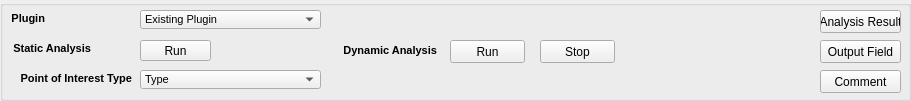
    <widget class="QGroupBox" name="top_groupbox">
     <property name="geometry">
      <rect>
       <x>10</x>
       <y>10</y>
       <width>911</width>
       <height>101</height>
      </rect>
     </property>
     <property name="title">
      <string/>
     </property>
     <widget class="QLabel" name="plugin_label">
      <property name="geometry">
       <rect>
        <x>10</x>
        <y>10</y>
        <width>35</width>
        <height>16</height>
       </rect>
      </property>
      <property name="font">
       <font>
        <pointsize>8</pointsize>
        <weight>75</weight>
        <bold>true</bold>
       </font>
      </property>
      <property name="layoutDirection">
       <enum>Qt::LeftToRight</enum>
      </property>
      <property name="text">
       <string>Plugin</string>
      </property>
      <property name="alignment">
       <set>Qt::AlignRight|Qt::AlignTrailing|Qt::AlignVCenter</set>
      </property>
      <property name="textInteractionFlags">
       <set>Qt::NoTextInteraction</set>
      </property>
     </widget>
     <widget class="QComboBox" name="existing_plugin_dropdown">
      <property name="geometry">
       <rect>
        <x>140</x>
        <y>10</y>
        <width>181</width>
        <height>19</height>
       </rect>
      </property>
      <property name="palette">
       <palette>
        <active>
         <colorrole role="Text">
          <brush brushstyle="SolidPattern">
           <color alpha="255">
            <red>0</red>
            <green>0</green>
            <blue>0</blue>
           </color>
          </brush>
         </colorrole>
         <colorrole role="Base">
          <brush brushstyle="SolidPattern">
           <color alpha="142">
            <red>200</red>
            <green>200</green>
            <blue>200</blue>
           </color>
          </brush>
         </colorrole>
         <colorrole role="PlaceholderText">
          <brush brushstyle="NoBrush">
           <color alpha="128">
            <red>0</red>
            <green>0</green>
            <blue>0</blue>
           </color>
          </brush>
         </colorrole>
        </active>
        <inactive>
         <colorrole role="Text">
          <brush brushstyle="SolidPattern">
           <color alpha="255">
            <red>0</red>
            <green>0</green>
            <blue>0</blue>
           </color>
          </brush>
         </colorrole>
         <colorrole role="Base">
          <brush brushstyle="SolidPattern">
           <color alpha="142">
            <red>200</red>
            <green>200</green>
            <blue>200</blue>
           </color>
          </brush>
         </colorrole>
         <colorrole role="PlaceholderText">
          <brush brushstyle="NoBrush">
           <color alpha="128">
            <red>0</red>
            <green>0</green>
            <blue>0</blue>
           </color>
          </brush>
         </colorrole>
        </inactive>
        <disabled>
         <colorrole role="Text">
          <brush brushstyle="SolidPattern">
           <color alpha="255">
            <red>120</red>
            <green>120</green>
            <blue>120</blue>
           </color>
          </brush>
         </colorrole>
         <colorrole role="Base">
          <brush brushstyle="SolidPattern">
           <color alpha="255">
            <red>255</red>
            <green>255</green>
            <blue>255</blue>
           </color>
          </brush>
         </colorrole>
         <colorrole role="PlaceholderText">
          <brush brushstyle="NoBrush">
           <color alpha="128">
            <red>0</red>
            <green>0</green>
            <blue>0</blue>
           </color>
          </brush>
         </colorrole>
        </disabled>
       </palette>
      </property>
      <property name="font">
       <font>
        <pointsize>8</pointsize>
        <weight>50</weight>
        <bold>false</bold>
       </font>
      </property>
      <item>
       <property name="text">
        <string>Existing Plugin</string>
       </property>
      </item>
      <item>
       <property name="text">
        <string>Plugin A</string>
       </property>
      </item>
      <item>
       <property name="text">
        <string>Plugin B</string>
       </property>
      </item>
      <item>
       <property name="text">
        <string>Plugin C</string>
       </property>
      </item>
     </widget>
     <widget class="QLabel" name="static_analysis_label">
      <property name="geometry">
       <rect>
        <x>10</x>
        <y>40</y>
        <width>81</width>
        <height>16</height>
       </rect>
      </property>
      <property name="font">
       <font>
        <pointsize>8</pointsize>
        <weight>75</weight>
        <bold>true</bold>
       </font>
      </property>
      <property name="text">
       <string>Static Analysis</string>
      </property>
      <property name="alignment">
       <set>Qt::AlignRight|Qt::AlignTrailing|Qt::AlignVCenter</set>
      </property>
      <property name="textInteractionFlags">
       <set>Qt::NoTextInteraction</set>
      </property>
     </widget>
     <widget class="QPushButton" name="static_run_button">
      <property name="geometry">
       <rect>
        <x>140</x>
        <y>40</y>
        <width>71</width>
        <height>21</height>
       </rect>
      </property>
      <property name="text">
       <string>Run</string>
      </property>
     </widget>
     <widget class="QLabel" name="point_of_interest_type_label">
      <property name="geometry">
       <rect>
        <x>10</x>
        <y>70</y>
        <width>122</width>
        <height>16</height>
       </rect>
      </property>
      <property name="font">
       <font>
        <pointsize>8</pointsize>
        <weight>75</weight>
        <bold>true</bold>
       </font>
      </property>
      <property name="text">
       <string>Point of Interest Type</string>
      </property>
      <property name="alignment">
       <set>Qt::AlignRight|Qt::AlignTrailing|Qt::AlignVCenter</set>
      </property>
      <property name="textInteractionFlags">
       <set>Qt::NoTextInteraction</set>
      </property>
     </widget>
     <widget class="QComboBox" name="type_dropdown">
      <property name="geometry">
       <rect>
        <x>140</x>
        <y>70</y>
        <width>181</width>
        <height>19</height>
       </rect>
      </property>
      <property name="palette">
       <palette>
        <active>
         <colorrole role="Text">
          <brush brushstyle="SolidPattern">
           <color alpha="255">
            <red>0</red>
            <green>0</green>
            <blue>0</blue>
           </color>
          </brush>
         </colorrole>
         <colorrole role="Base">
          <brush brushstyle="SolidPattern">
           <color alpha="142">
            <red>200</red>
            <green>200</green>
            <blue>200</blue>
           </color>
          </brush>
         </colorrole>
         <colorrole role="PlaceholderText">
          <brush brushstyle="NoBrush">
           <color alpha="128">
            <red>0</red>
            <green>0</green>
            <blue>0</blue>
           </color>
          </brush>
         </colorrole>
        </active>
        <inactive>
         <colorrole role="Text">
          <brush brushstyle="SolidPattern">
           <color alpha="255">
            <red>0</red>
            <green>0</green>
            <blue>0</blue>
           </color>
          </brush>
         </colorrole>
         <colorrole role="Base">
          <brush brushstyle="SolidPattern">
           <color alpha="142">
            <red>200</red>
            <green>200</green>
            <blue>200</blue>
           </color>
          </brush>
         </colorrole>
         <colorrole role="PlaceholderText">
          <brush brushstyle="NoBrush">
           <color alpha="128">
            <red>0</red>
            <green>0</green>
            <blue>0</blue>
           </color>
          </brush>
         </colorrole>
        </inactive>
        <disabled>
         <colorrole role="Text">
          <brush brushstyle="SolidPattern">
           <color alpha="255">
            <red>120</red>
            <green>120</green>
            <blue>120</blue>
           </color>
          </brush>
         </colorrole>
         <colorrole role="Base">
          <brush brushstyle="SolidPattern">
           <color alpha="255">
            <red>255</red>
            <green>255</green>
            <blue>255</blue>
           </color>
          </brush>
         </colorrole>
         <colorrole role="PlaceholderText">
          <brush brushstyle="NoBrush">
           <color alpha="128">
            <red>0</red>
            <green>0</green>
            <blue>0</blue>
           </color>
          </brush>
         </colorrole>
        </disabled>
       </palette>
      </property>
      <property name="font">
       <font>
        <pointsize>8</pointsize>
        <weight>50</weight>
        <bold>false</bold>
       </font>
      </property>
      <item>
       <property name="text">
        <string>Type</string>
       </property>
      </item>
      <item>
       <property name="text">
        <string>Strings</string>
       </property>
      </item>
      <item>
       <property name="text">
        <string>Function Call</string>
       </property>
      </item>
      <item>
       <property name="text">
        <string>Data Strucure</string>
       </property>
      </item>
     </widget>
     <widget class="QLabel" name="dynamic_analysis_label">
      <property name="geometry">
       <rect>
        <x>336</x>
        <y>40</y>
        <width>101</width>
        <height>20</height>
       </rect>
      </property>
      <property name="font">
       <font>
        <pointsize>8</pointsize>
        <weight>75</weight>
        <bold>true</bold>
       </font>
      </property>
      <property name="text">
       <string>Dynamic Analysis</string>
      </property>
      <property name="alignment">
       <set>Qt::AlignRight|Qt::AlignTrailing|Qt::AlignVCenter</set>
      </property>
      <property name="textInteractionFlags">
       <set>Qt::NoTextInteraction</set>
      </property>
     </widget>
     <widget class="QPushButton" name="dynamic_run_button">
      <property name="geometry">
       <rect>
        <x>450</x>
        <y>40</y>
        <width>75</width>
        <height>23</height>
       </rect>
      </property>
      <property name="text">
       <string>Run</string>
      </property>
     </widget>
     <widget class="QPushButton" name="dynamic_stop_button">
      <property name="geometry">
       <rect>
        <x>540</x>
        <y>40</y>
        <width>75</width>
        <height>23</height>
       </rect>
      </property>
      <property name="text">
       <string>Stop</string>
      </property>
     </widget>
     <widget class="QPushButton" name="analysis_result_button">
      <property name="geometry">
       <rect>
        <x>820</x>
        <y>10</y>
        <width>81</width>
        <height>23</height>
       </rect>
      </property>
      <property name="text">
       <string>Analysis Result</string>
      </property>
     </widget>
     <widget class="QPushButton" name="output_field_button">
      <property name="geometry">
       <rect>
        <x>820</x>
        <y>40</y>
        <width>81</width>
        <height>23</height>
       </rect>
      </property>
      <property name="text">
       <string>Output Field</string>
      </property>
     </widget>
     <widget class="QPushButton" name="comment_button">
      <property name="geometry">
       <rect>
        <x>820</x>
        <y>70</y>
        <width>81</width>
        <height>23</height>
       </rect>
      </property>
      <property name="text">
       <string>Comment</string>
      </property>
     </widget>
    </widget>
